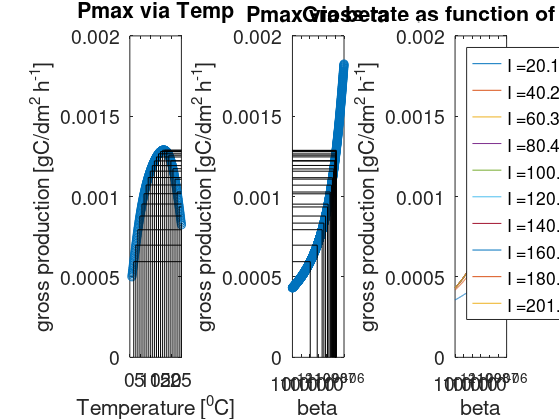

Recreate this plot in MATLAB.
close all
Tr1     =        285.000   ;  %reference temperature 1 for respiration                (degK)
Tr2     =        290.000   ;   %reference temperature 2 for respiration                (degK)
P1      =        1.22e-3     ;   %Reference photosynthetic rate at T1                    (gC/m2/d)
P2      =        1.44e-3     ;   %Reference photosynthetic rate at T2                    (gC/m2/d)
Tp1     =        283.000   ;   %temp for reference photosynthetic rate 1               (degK)
Tp2     =        288.000   ;   %temp for reference photosynthetic rate 2               (degK)
Tap     =        1694.000  ;   %Arrhenius temperature for photosynthesis               (degK)
Taph    =        25924.000 ;   %Arrhenius temp for photosynthesis high end             (degK)
Tapl    =        27774.000 ;  %Arrhenius temp for photosynthesis low end              (degK)
Tar     =        11033.000 ;   %Arrhenius temp for respiration                         (degK)
fact = 0.5;
Isat = 44 * 4.57; % umol/m2s
I = Isat * fact;
% P1 = P1 / 2400.0

% extremely important parameter!
Tpl = 274.0;
Tph = 298.0;
% this is the alpha for gC/dm2 plant/hr
alpha0 = 3.75e-5;
% gC/(dm2 hr)

%beta = logspace(-12,-6,1000);
interval = 0.1;
Temp = [Tpl:interval:Tph];
beta = logspace(-12,-6,1000);

PmaxT = P1 .* exp((Tap/Tp1) - (Tap./Temp)) ./ (1 + exp((Tapl./Temp) - (Tapl/Tpl)) + exp((Taph/Tph) - (Taph./Temp)));

PmaxB = ((alpha0*Isat./log(1+(alpha0./beta))) .*(alpha0./(alpha0+beta)) .* (beta./(alpha0+beta)).^(beta./alpha0));

Ps = alpha0*Isat./log(1+(alpha0./beta)); 

figure(1)

subplot(1,3,1)
title('Pmax via Temp')
plot(Temp-273,PmaxT,'o-');hold on
ylim([0 0.002])
xlabel('Temperature [^0C]')
ylabel('gross production [gC/dm^2 h^-^1]')
set(gca,'FontSize',14)
subplot(1,3,2)
title('Pmax via beta')
plot(beta,PmaxB,'o-') ; hold on
ylim([0 0.002])
set(gca, 'XScale', 'log')
ylabel('gross production [gC/dm^2 h^-^1]')
xlabel('beta')
set(gca,'FontSize',14)

subplot(1,3,3)
title('Gross rate')
ii = 1;
for fact = 0.1:0.1:1
    I = Isat * fact;
    lnd{ii} = strcat('I = ',num2str(I),' ',' umol m^-^2 s^-1');
    P = Ps .* (1-exp(-alpha0*I./Ps)).*exp(-beta.*I./Ps);
    
    plot(beta,P); hold on
    ylim([0 0.002])
    set(gca, 'XScale', 'log')
    ii = ii + 1;
end
xlabel('beta')
ylabel('gross production [gC/dm^2 h^-^1]')
legend(lnd,'Location','northwest')
set(gca,'FontSize',14)

fid = fopen('d:\projects\IMPAQT\MALG\code\beta_condition.f','w');
for tt = 1:length(Temp)
    [~,ind] = min(abs(PmaxB-PmaxT(tt)));

    if tt == 1
        fprintf(fid,'                IF (Temp .lt. %.1f) THEN \n', Temp(tt))
        fprintf(fid,'                    beta = %.3e \n', beta(ind));
    elseif tt == length(Temp)
        fprintf(fid,'                ELSE IF (Temp .gt. %.1f) THEN \n', Temp(tt))
        fprintf(fid,'                    beta = %.3e \n', beta(ind));  
    else
        [~,nind] = min(abs(PmaxB-PmaxT(tt+1)));
        fprintf(fid,'                ELSE IF (Temp .ge. %.1f .AND. Temp .lt. %.1f) THEN \n', Temp(tt-1), Temp(tt))
        fprintf(fid,'                    beta = %.3e + (1.0 - %.1f*(%.1f-Temp))*%.3e \n', beta(ind),1/interval,Temp(tt),beta(nind)-beta(ind));
    end
    subplot(1,3,2)
    if mod(tt,10) == 0
        plot([min(beta) beta(ind)],[PmaxB(ind) PmaxB(ind)],'k'); hold on
        plot([beta(ind) beta(ind)],[0 PmaxB(ind)],'k'); hold on
        subplot(1,3,1)
        if PmaxT(tt) >= min(PmaxB)
            plot([Temp(tt)-273 max(Temp)-273],[PmaxT(tt) PmaxT(tt)],'k');hold on
            plot([Temp(tt)-273 Temp(tt)-273], [0 PmaxT(tt)],'k'); hold on
        end
    end
    
end

fprintf(fid,'                ENDIF\n')
fclose(fid)

subplot(1,3,1)
title('Pmax via Temp')

subplot(1,3,2)
title('Pmax via beta')

subplot(1,3,3)
title('Gross rate as function of Radiation')

set(gcf,'Units','Normalized','OuterPosition',[0 0 1 1])
set(gcf,'PaperPositionMode','auto');
saveas(gcf,['../../documentation/manual/figures/light_equations.png'])

    
    